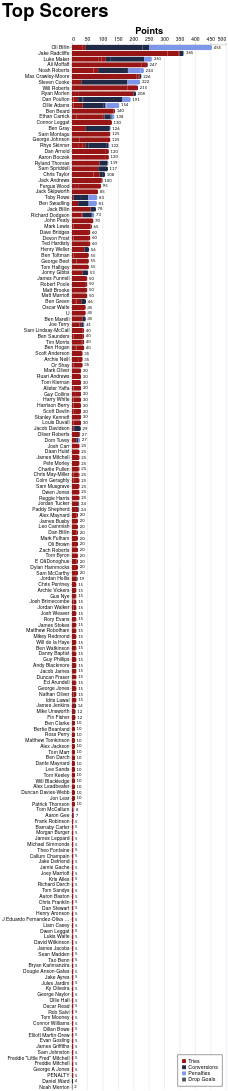

The Vega-Lite source for this figure:
### Vega-Lite specification from a JSON file in a GitHub repository (floating-point values rounded to 4 significant figures; data arrays with more than 128 entries replaced by an {"elided": "..."} marker saying what was removed)
{"config": {"axis": {"labelFont": "PT Sans Narrow, Helvetica Neue, Helvetica, Arial, sans-serif", "titleFont": "PT Sans Narrow, Helvetica Neue, Helvetica, Arial, sans-serif", "labelFontSize": 13, "titleFontSize": 24, "gridColor": "#202947", "gridOpacity": 0.2, "zindex": 1}, "text": {"font": "Lato, sans-serif"}, "bar": {"cornerRadiusEnd": 5}, "header": {"labelFont": "PT Sans Narrow, Helvetica Neue, Helvetica, Arial, sans-serif", "titleFont": "PT Sans Narrow, Helvetica Neue, Helvetica, Arial, sans-serif", "labelFontSize": 24, "titleFontSize": 28, "labelFontWeight": "bold", "orient": "left"}, "legend": {"labelFont": "PT Sans Narrow, Helvetica Neue, Helvetica, Arial, sans-serif", "titleFont": "PT Sans Narrow, Helvetica Neue, Helvetica, Arial, sans-serif", "labelFontSize": 14, "titleFontSize": 16, "titlePadding": 5, "fillColor": "white", "strokeColor": "black", "padding": 10, "titleFontWeight": "lighter", "titleFontStyle": "italic", "titleColor": "gray", "offset": 10}, "title": {"font": "PT Sans Narrow, Helvetica Neue, Helvetica, Arial, sans-serif", "fontSize": 48, "fontWeight": "bold", "anchor": "start", "align": "center", "titlePadding": 20, "subtitlePadding": 10, "subtitleFontSize": 13, "subtitleColor": "", "subtitleFontStyle": "italic", "offset": 15, "color": "black"}, "axisX": {"labelAngle": 0}, "facet": {"title": null, "header": null, "align": {"row": "each", "column": "each"}, "spacing": 10}, "resolve": {"scale": {"y": "independent", "facet": "independent"}}, "background": "transparent", "scale": {"offsetBandPaddingOuter": 0.2, "offsetBandPaddingInner": 0.1}, "view": {"stroke": null, "background": "transparent"}}, "layer": [{"mark": {"type": "bar"}, "encoding": {"color": {"field": "component", "legend": {"orient": "bottom-right", "title": null}, "scale": {"domain": ["Tries", "Conversions", "Penalties", "Drop Goals"], "range": ["#981515", "#202946", "#7d96e8", "#4b5563"]}, "type": "nominal"}, "order": {"field": "component_order", "sort": "ascending", "type": "quantitative"}, "tooltip": [{"field": "player", "title": "Player", "type": "nominal"}, {"field": "game_type", "title": "Game Type", "type": "nominal"}, {"field": "component", "title": "Score Type", "type": "nominal"}, {"aggregate": "sum", "field": "value", "title": "Value", "type": "quantitative"}, {"aggregate": "max", "field": "player_total", "title": "Total", "type": "quantitative"}], "x": {"aggregate": "sum", "axis": {"orient": "top", "title": "Points"}, "field": "value", "type": "quantitative"}, "y": {"field": "player", "sort": {"field": "player_total", "op": "max", "order": "descending"}, "title": null, "type": "nominal"}}}, {"mark": {"type": "text", "align": "left", "baseline": "middle", "color": "black", "dx": 4, "fontSize": 11}, "encoding": {"text": {"field": "total_value", "format": ".0f", "type": "quantitative"}, "x": {"axis": {"orient": "top", "title": "Points"}, "field": "total_value", "type": "quantitative"}, "y": {"field": "player", "sort": {"field": "player_total", "op": "max", "order": "descending"}, "title": null, "type": "nominal"}}, "transform": [{"aggregate": [{"op": "sum", "field": "value", "as": "total_value"}, {"op": "max", "field": "player_total", "as": "player_total"}], "groupby": ["player"]}]}], "data": {"name": "data-30a2bd95c6612f3373757c5c953815ee"}, "height": {"step": 15}, "params": [{"name": "seasonParam", "value": []}, {"name": "gameTypesParam", "value": []}, {"name": "gameTypeParam", "value": "All games"}, {"name": "squadParam", "value": "All"}, {"name": "scoreTypeParam", "value": "Total"}], "title": {"text": "Top Scorers"}, "transform": [{"filter": "length(seasonParam) === 0 || indexof(seasonParam, datum.season) >= 0"}, {"filter": "length(gameTypesParam) === 0 || indexof(gameTypesParam, datum.game_type) >= 0"}, {"filter": "squadParam === \"All\" || datum.squad === squadParam"}, {"filter": "scoreTypeParam === datum.score_type"}, {"joinaggregate": [{"op": "sum", "field": "value", "as": "player_total"}], "groupby": ["player"]}, {"filter": "datum.player_total > 0"}], "width": 400, "$schema": "https://vega.github.io/schema/vega-lite/v5.20.1.json", "datasets": {"data-30a2bd95c6612f3373757c5c953815ee": {"elided": "1324 records"}}}
